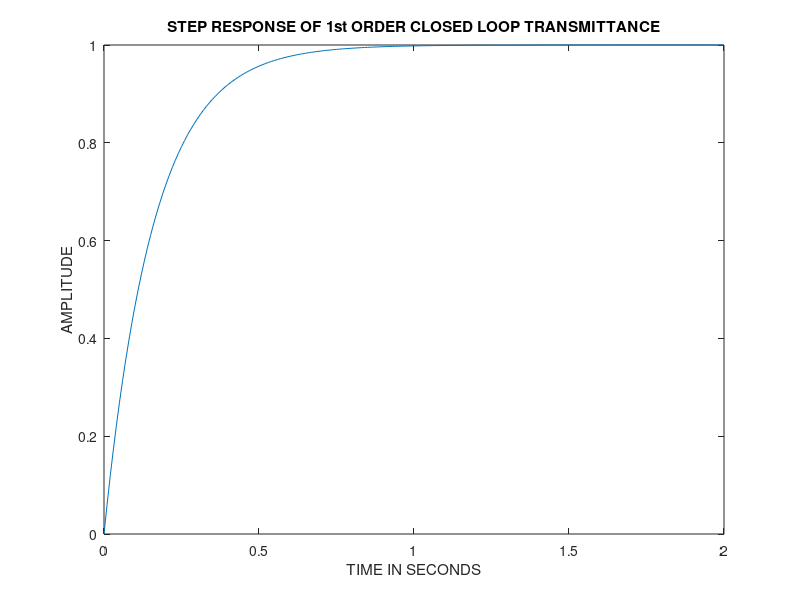
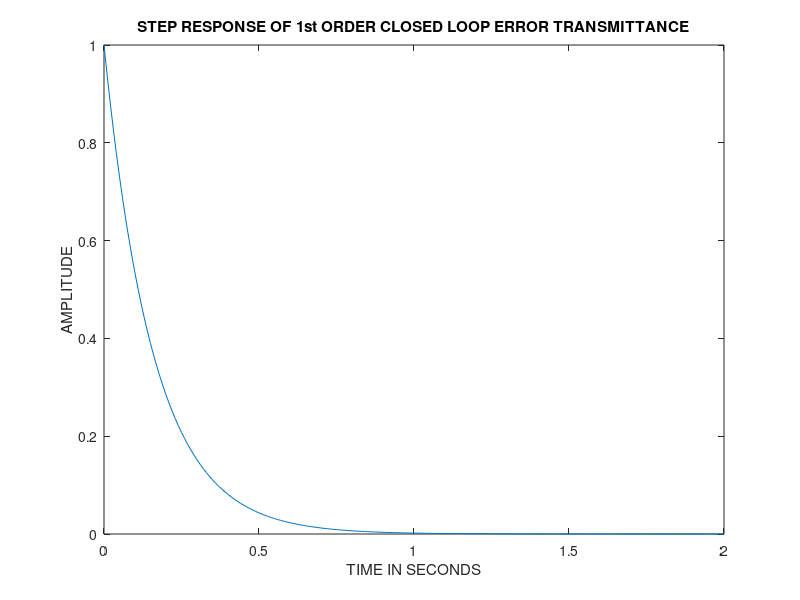
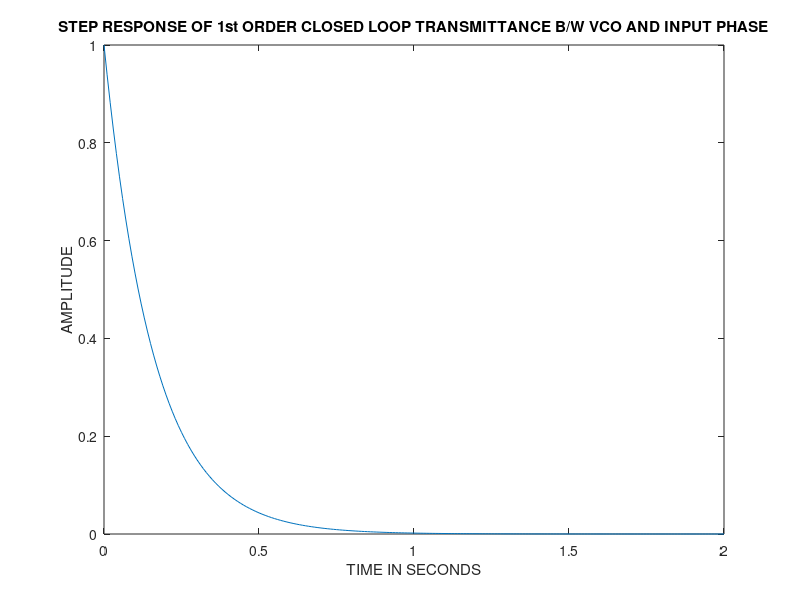
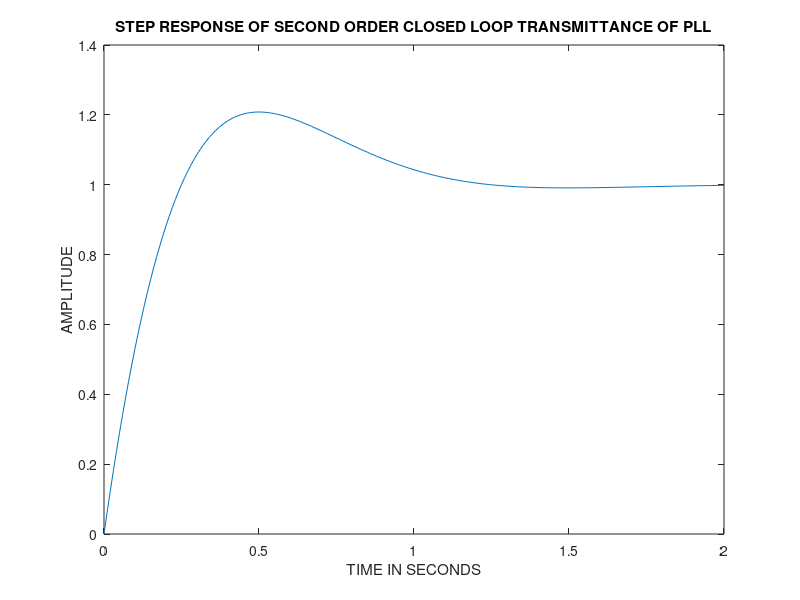

Reproduce these figures in MATLAB, in order.
%The phase locked loop(PLL),adjusts the phase of a local oscillator 
%w.r.t the incoming modulated signal.In this way,the phase of the 
%incoming signal is locked and the signal is demodulated.This scheme
%is used in PM and FM as well.
%We will implement it by using a closed loop system.Control systems
%techniques are applied here.
%**************************************************************


%STEP RESPONSE OF THE FIRST ORDER CLOSED LOOP TRANSMITTANCE OF PLL
%H(S) = 1;
%SYSTEM TYPE NUMBER = 1;
%THETAo/THETAi (output phase/input phase)


close all
kv = 1;
kd = 1;
dt = 0.01
t = 0:dt:2
u = ones(1,length(t))
g11 = [tf([2*pi*kv*kd],[1 2*pi*kv*kd])]  %its the transfer function given in the handout
[y11 t] = lsim(g11,u,t)
figure
plot(t,y11)
xlabel('TIME IN SECONDS')
ylabel('AMPLITUDE')
title('STEP RESPONSE OF 1st ORDER CLOSED LOOP TRANSMITTANCE')
%***************************************************************


%STEP RESPONSE OF THE FIRST ORDER CLOSED LOOP ERROR TRANSMITTANCE OF PLL
%ALL THE OTHER FACTORS H(S) etc ARE SAME HERE
%THETAe/THETAi (same interp. as above)

g12 = [tf([1 0],[1 2*pi*kv*kd])]   %error transmittance given in the handout
[y12 t] = lsim(g12,u,t)
figure
plot(t,y12)
xlabel('TIME IN SECONDS')
ylabel('AMPLITUDE')
title('STEP RESPONSE OF 1st ORDER CLOSED LOOP ERROR TRANSMITTANCE')
%****************************************************************

%STEP RESPONSE OF THE FIRST ORDER CLOSED LOOP TRANSMITTANCE OF PLL
%BETWEEN VCO AND INPUT SIGNAL PHASE
%H(S) = 1;
%SYSTEM TYPE NUMBER = 1;
%V2/THETAi
Kd =1;
g13 = [tf([Kd 0],[1 2*pi*kv*kd])]   %vco voltage and input signal transmittance
[y13 t] = lsim(g13,u,t)
figure
plot(t,y13)
xlabel('TIME IN SECONDS')
ylabel('AMPLITUDE')
title('STEP RESPONSE OF 1st ORDER CLOSED LOOP TRANSMITTANCE B/W VCO AND INPUT PHASE')
%********************************************************************

%STEP RESPONSE OF THE SECOND ORDER CLOSED LOOP TRANSMITTANCE OF PLL
%SYSTEM TYPE NUMBER = 2;
%THETAo/THETAi

a = 3.15
zeta = sqrt((pi*kv*kd)/(2*a))
omegan = sqrt(2*pi*kv*kd*a)
g21 = [tf([2*zeta*omegan omegan^2],[1 2*zeta*omegan omegan^2])]   
[y21 t] = lsim(g21,u,t)
figure
plot(t,y21)
xlabel('TIME IN SECONDS')
ylabel('AMPLITUDE')
title('STEP RESPONSE OF SECOND ORDER CLOSED LOOP TRANSMITTANCE OF PLL')
%*********************************************************************

%STEP RESPONSE OF THE SECOND ORDER CLOSED LOOP ERROR TRANSMITTANCE OF PLL
%SYSTEM TYPE NUMBER = 2;
%THETAe/THETAi

g22 = [tf([1 0 0],[1 2*zeta*omegan omegan^2])]   
[y22 t] = lsim(g22,u,t)
figure
plot(t,y22)
xlabel('TIME IN SECONDS')
ylabel('AMPLITUDE')
title('STEP RESPONSE OF SECOND ORDER CLOSED LOOP ERROR TRANSMITTANCE OF PLL')
%*********************************************************************

%STEP RESPONSE OF THE SECOND ORDER CLOSED LOOP TRANSMITTANCE OF PLL
%BETWEEN VCO AND INPUT SIGNAL PHASE
%SYSTEM TYPE NUMBER = 2;
%V2/THETAi

g23 = [tf([kd kd*a 0],[1 2*pi*kv*kd 2*pi*kv*kd*a])]   
[y23 t] = lsim(g23,u,t)
figure
plot(t,y23)
xlabel('TIME IN SECONDS')
ylabel('AMPLITUDE')
title('STEP RESPONSE OF SECOND ORDER CLOSED LOOP TRANSMITTANCE B/W VCO AND INPUT PHASE')
%**************************************************************************











